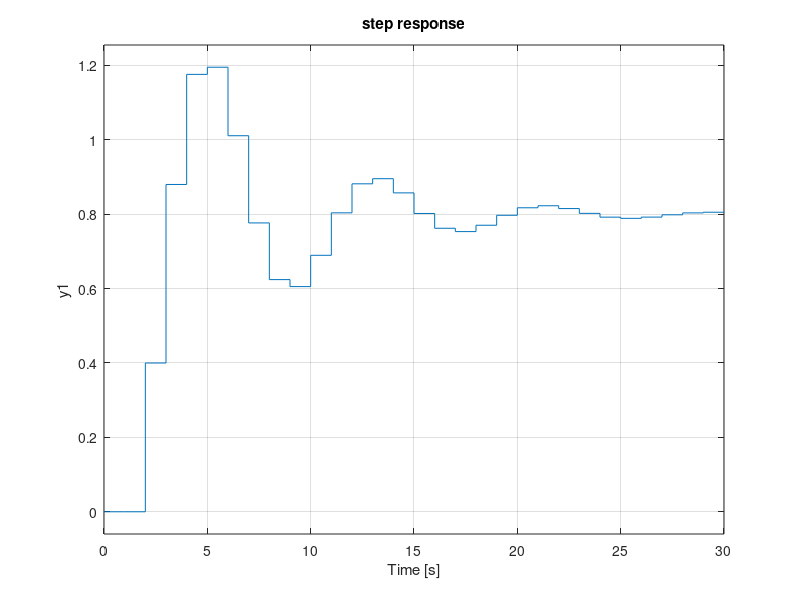

Write the MATLAB code that produced this figure.
% syms z n R
% R = 0.4*z/(z^3-2.2*z^2+1.9*z-0.7);
% r = iztrans(R,z,n);
% r = simplify(r);
% latex(r)
sys = tf([0.4,-0.4],[1 -2.2 1.9 -0.7],1);
% create the discrete system
step(sys)
% impulse(sys);
title('step response')
%axis([0 2e5 0 1e5])